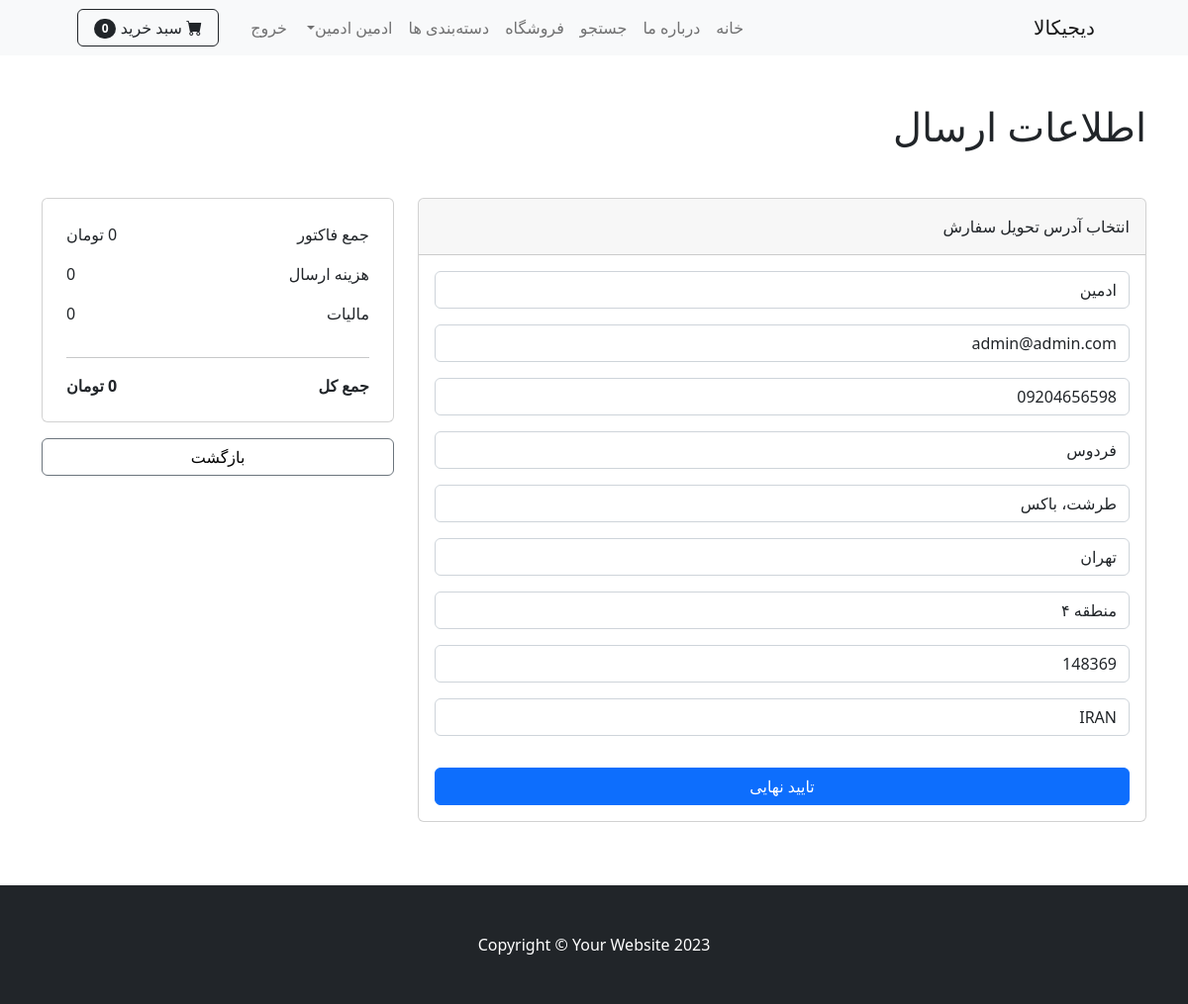
/payment/shipping/ (signed in), run on the app's committed database.
### payment/models.py (models this page shows, shortened)
class ShippingAddress(models.Model):
    user = models.ForeignKey(
        User, on_delete=models.CASCADE, null=True, blank=False)
    shipping_fullName = models.CharField(max_length=255)
    shipping_email = models.CharField(max_length=255)
    shipping_phone = models.CharField(max_length=25, blank=True)
    shipping_address1 = models.CharField(max_length=255, blank=True)
    shipping_address2 = models.CharField(max_length=255, null=True)
    shipping_city = models.CharField(max_length=25)
    shipping_state = models.CharField(max_length=25, blank=True, null=True)
    shipping_zipcode = models.CharField(max_length=25, blank=True, null=True)
    shipping_country = models.CharField(max_length=25, default='IRAN')

### payment/views.py (the view)
# urls.py: path("shipping/", views.shipping, name="shipping"),
def shipping(request):
    cart = Cart(request)
    total = cart.get_total_price()
    if request.method == 'POST':
        if request.user.is_authenticated:
            shipping_user, created = ShippingAddress.objects.get_or_create(
                user=request.user)
            shipping_form = ShippingForm(request.POST, instance=shipping_user)
        else:
            shipping_form = ShippingForm(request.POST)
        if shipping_form.is_valid():
            shipping_instance = shipping_form.save(commit=False)
            if request.user.is_authenticated:
                shipping_instance.user = request.user
            shipping_instance.save()
            return redirect('payment:confirm')
    else:
        if request.user.is_authenticated:
            shipping_user = ShippingAddress.objects.filter(
                user=request.user).first()
            if shipping_user:
                shipping_form = ShippingForm(instance=shipping_user)
            else:
                shipping_form = ShippingForm()
        else:
            shipping_form = ShippingForm()
    return render(request, 'payment/shipping.html', {
        'total': total,
        'shipping_form': shipping_form,
    })

### cart/cart.py (called while the page is built)
    def __len__(self):
        return sum(item['qty'] for item in self.cart.values())

    def get_total_price(self):
        return sum(
            item['price'] * item['qty']
            for item in self.cart.values()
        )

### cart/context_processors.py (called while the page is built)
def cart(request):
    return {'cart': Cart(request)}

### templates/payment/shipping.html (shortened to what this page needs)
{% extends 'base.html' %}
{% block content %}
{% load humanize %}
<div class="cartBasket container py-5">
	<h1 class="mb-5">اطلاعات ارسال</h1>
	<div class="row">
		<div class="col-lg-8">
			<div class="card mb-3">
				<div class="card-header p-3">
					انتخاب آدرس تحویل سفارش
				</div>
				<div class="card-body">
					<div class="card-body card-products-list">
						<form method="POST" action="{% url 'confirm' %}" enctype="multipart/form-data">
							{{shipping_form.as_p}}
							<button type="submit" class=" btn btn-primary w-100 mt-3">تایید نهایی</button>
						</form>
					</div>
				</div>
			</div>
		</div>
		<div class="col-lg-4">
			<div class="card cart-summary">
				<div class="card-body p-4">
					<div class="d-flex justify-content-between mb-3">
						<span>جمع فاکتور</span>
						<span id="total_price">{{ total|floatformat:0|intcomma }} تومان</span>
					</div>
					<div class="d-flex justify-content-between mb-3">
						<span>هزینه ارسال</span>
						<span>0</span>
					</div>
					<div class="d-flex justify-content-between mb-3">
						<span>مالیات</span>
						<span>0</span>
					</div>
					<hr />
					<div class="d-flex justify-content-between" data-product-id="{{ product.id }}">
						<strong>جمع کل</strong>
						<strong id="cart_total">{{ total|floatformat:0|intcomma }} تومان</strong>
					</div>
				</div>
			</div>
			<a href="{% url 'cart_summary' %}" class="btn btn-outline-secondary w-100 mt-3">بازگشت</a>
		</div>
	</div>
</div>
{% endblock %}

### templates/navbar.html (shortened to what this page needs)
<nav class="navbar navbar-expand-lg navbar-light bg-light">
	<div class="container px-4 px-lg-5">
		<a class="navbar-brand" href="{% url 'shop' %}">دیجیکالا</a>
		<div class="collapse navbar-collapse" id="navbarSupportedContent">
			<ul class="navbar-nav me-auto mb-2 mb-lg-0 ms-lg-4">
				<li class="nav-item"><a class="nav-link {% if request.path == '/' %}active{% endif %}"
						aria-current="page" href="{% url 'home' %}">خانه</a>
				</li>
				<li class="nav-item"><a class="nav-link {% if request.path == '/about/' %}active{% endif %}"
						href="{% url 'about' %}">درباره ما</a></li>
				<li class="nav-item"><a class="nav-link {% if request.path == '/shop/search' %}active{% endif %}"
						href="{% url 'search' %}">جستجو</a></li>
				<li class="nav-item"><a class="nav-link {% if request.path == '/shop/' %}active{% endif %}"
						href="{% url 'shop' %}">فروشگاه</a></li>
				<li class="nav-item"><a class="nav-link {% if request.path == '/shop/category/' %}active{% endif %}"
						href="{% url 'category_summary' %}">دسته‌بندی ها</a></li>
				{% if user.is_authenticated %}
				<li class="nav-item dropdown">
					<a class="nav-link dropdown-toggle" id="navbarDropdown" href="#" role="button"
						data-bs-toggle="dropdown" aria-expanded="false">{{user.first_name}}
						{{user.last_name}}</a>
				</li>
				<li class="nav-item"><a class="nav-link {% if request.path == '/accounts/logout/' %}active{% endif %}"
						href="{% url 'logout' %}">خروج</a></li>
				{% else %}
				<li class="nav-item"><a class="nav-link {% if request.path == '/accounts/login/' %}active{% endif %}"
						href="{% url 'login' %}">ورود</a></li>
				<li class="nav-item"><a class="nav-link {% if request.path == '/accounts/register/' %}active{% endif %}"
						href="{% url 'register' %}">ثبت نام</a></li>
				{% endif %}
			</ul>
			<form class="d-flex">
				<a href="{% url 'cart_summary' %}" class="btn btn-outline-dark">
					<i class="bi-cart-fill me-1"></i>
					سبد خرید
					<span class="badge bg-dark text-white ms-1 rounded-pill" id="cart_quantity">{{cart | length}}</span>
				</a>
			</form>
		</div>
	</div>
</nav>

### data on the page
ShippingAddress: shipping_fullName "ادمین", shipping_email "admin@admin.com", shipping_phone "09204656598", shipping_address1 "فردوس", shipping_address2 "طرشت، باکس", shipping_city "تهران", shipping_state "منطقه ۴", shipping_zipcode "148369", shipping_country "IRAN"

### other printed values
{{ user.first_name }} "ادمین"
{{ user.last_name }} "ادمین"
{{ cart | length }} "0"
{{ total|floatformat:0|intcomma }} "0"
